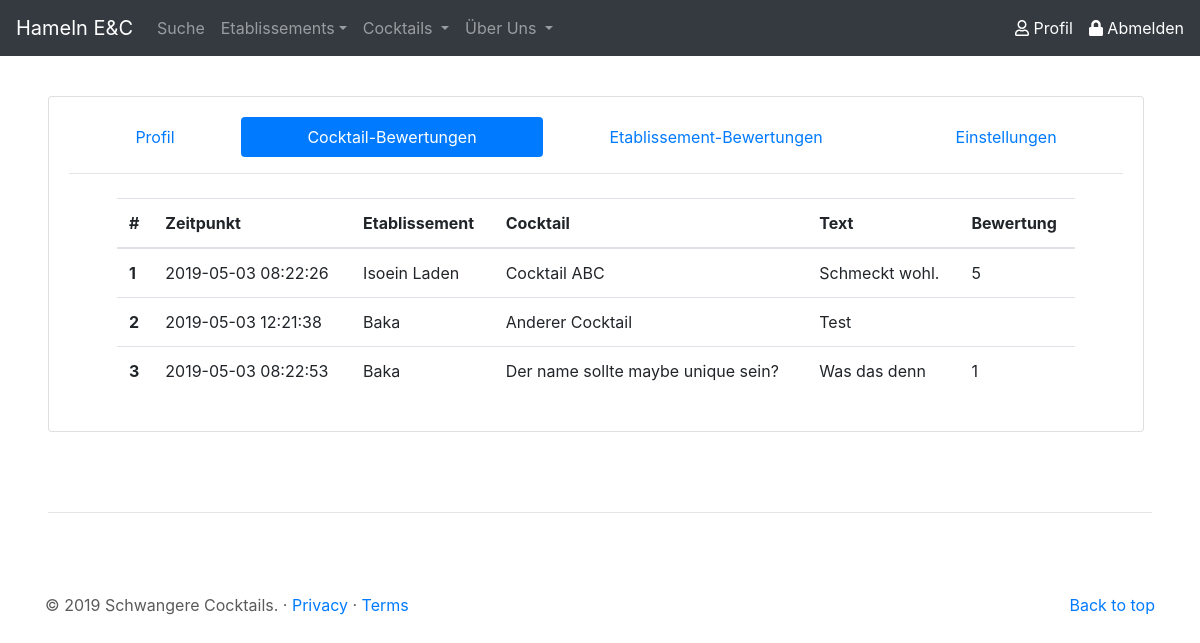
Page /site/profil_cocktailRatings.php (signed in) on the committed database.
### tables this page shows
CREATE TABLE `bewertung_cocktail` (
  `id` int(11) NOT NULL,
  `user_id` int(11) NOT NULL,
  `timestamp` timestamp NOT NULL DEFAULT CURRENT_TIMESTAMP,
  `eta_id` int(11) NOT NULL,
  `cocktail_id` int(11) NOT NULL,
  `text` text NOT NULL,
  `wert` enum('1','2','3','4','5') NOT NULL
);

CREATE TABLE `etablissement` (
  `id` int(11) NOT NULL,
  `name` varchar(50) NOT NULL,
  `ort` varchar(50) NOT NULL,
  `anschrift` varchar(50) NOT NULL,
  `verifiziert` tinyint(1) NOT NULL DEFAULT '0'
);

CREATE TABLE `cocktail` (
  `id` int(11) NOT NULL,
  `name` varchar(50) NOT NULL,
  `beschreibung` text NOT NULL
);

### php/sessioncheck.php (called while the page is built, shortened)
<?php
if (isset($_SESSION['username'])) {
    $angemeldet = true;
    $username = $_SESSION['username'];
} else {
    $angemeldet = false;
}

### site/profil_cocktailRatings.php (the view, shortened to what this page needs)
<?php
include('../php/sessioncheck.php');
if ($angemeldet) {
    $pdo = new PDO('mysql:host=localhost;dbname=dbprog', 'root', '');
    $statement = $pdo->prepare("SELECT id FROM user WHERE username = :username");
    $result = $statement->execute(array('username' => $username));
    $userFetch = $statement->fetch();
    $userid = $userFetch["id"];
    $statement = $pdo->prepare("SELECT bewertung_cocktail.timestamp, etablissement.name, cocktail.name, bewertung_cocktail.text, bewertung_cocktail.wert FROM bewertung_cocktail JOIN cocktail ON bewertung_cocktail.cocktail_id = cocktail.id JOIN etablissement on bewertung_cocktail.eta_id = etablissement.id WHERE bewertung_cocktail.user_id = :userid");
    $result = $statement->execute(array('userid' => $userid));
    $ratingFetch = $statement->fetchAll();
    $ratingFetchLength = count($ratingFetch);
}
?>
<!doctype html>
<html lang="de">
<head>
    <link rel="stylesheet" href="https://stackpath.bootstrapcdn.com/bootstrap/4.3.1/css/bootstrap.min.css">
    <link href="../css/csstoolbox.css" rel="stylesheet">
</head>
<body class="center-block">
    <header role="header">
        <?php
        include('../php/buildHeader.php');
        ?>
    </header>
    <main role="main">
        <div class="mt-5 ml-5 mr-5">
            <div class="card card-body mr-2">
                <?php
                if ($angemeldet) {
                    echo '
                    <nav class="nav nav-pills flex-column flex-sm-row">
                        <a class="flex-sm-fill text-sm-center nav-link" href="../site/profil_main.php">Profil</a>
                        <a class="flex-sm-fill text-sm-center nav-link active" href="../site/profil_cocktailRatings.php">Cocktail-Bewertungen</a>
                        <a class="flex-sm-fill text-sm-center nav-link" href="../site/profil_etablissementRatings.php">Etablissement-Bewertungen</a>
                        <a class="flex-sm-fill text-sm-center nav-link" href="../site/profil_einstellungen.php">Einstellungen</a>
                    </nav>
                    <hr>
                    <div class="mr-5 ml-5 mt-2">';
                    echo '
                    <table class="table">
                        <thead>
                            <tr>
                                <th scope="col">#</th>
                                <th scope="col">Zeitpunkt</th>
                                <th scope="col">Etablissement</th>
                                <th scope="col">Cocktail</th>
                                <th scope="col">Text</th>
                                <th scope="col">Bewertung</th>
                            </tr>
                        </thead>
                        <tbody>';
                    $i = 0;
                    $rownum = 1;
                    while ($i < $ratingFetchLength) {
                        echo '<tr>';
                        echo '<th scope="row">' . $rownum;
                        echo '<td>' . $ratingFetch[$i][0] . '</td>';
                        echo '<td>' . $ratingFetch[$i][1] . '</td>';
                        echo '<td>' . $ratingFetch[$i][2] . '</td>';
                        echo '<td>' . $ratingFetch[$i][3] . '</td>';
                        echo '<td>' . $ratingFetch[$i][4] . '</td>';
                        echo '</tr>';
                        $rownum++;
                        $i++;
                    }
                    echo '</tbody></table></div>';
                } else {
                    echo '<h2 class="ml-4 ct-text-center">Bitte zuerst <a class="ct-panel-group" href="signin.php">Anmelden</a>.</h2>';
                }
                ?>
            </div>
        </div>
    </main>
    <hr class="ct-hr-divider ml-5 mr-5">
    <footer role="footer" class="container">
        <?php
        include('../php/buildFooter.php');
        ?>
    </footer>
</body>
</html>

### css/csstoolbox.css (style rules this page uses)
body { padding-top: 3rem; padding-bottom: 3rem; margin: auto; color: #5a5a5a; }
.ct-hr-divider { margin: 5rem; }

### rows in the picture
bewertung_cocktail: timestamp "2019-05-03 08:22:26", eta.name "Isoein Laden", cocktail.name "Cocktail ABC", text "Schmeckt wohl.", wert "5"
bewertung_cocktail: timestamp "2019-05-03 12:21:38", eta.name "Baka", cocktail.name "Anderer Cocktail", text "Test"
bewertung_cocktail: timestamp "2019-05-03 08:22:53", eta.name "Baka", cocktail.name "Der name sollte maybe unique sein?", text "Was das denn", wert "1"
